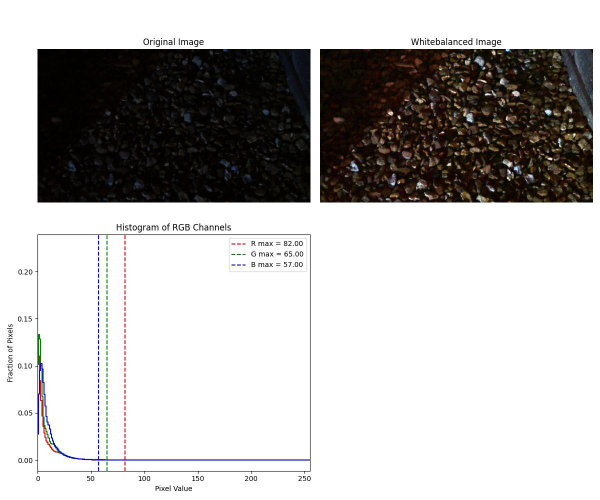
#> input picture results/whiteBalancing/histogram.jpg, 1200 x 1000 px, given in place of 00156_00_0.1s.tif, which was not available (shown at 1/2 size)
$ python whiteBalance.py
#> lines starting #> are read from the running program, lines starting #| are printed output that depends on the picture; pictures that were not available may be replaced by others from this repository, and a replacement may not be noted
import cv2
import numpy as np
from PIL import Image
import matplotlib.pyplot as plt
from skimage import img_as_ubyte

class ImageProcessor:
    def __init__(self, image_path):
        self.image_path = image_path
        self.image = self._load_image()

    def _load_image(self):
        """Load an image from a TIFF file and convert it to a NumPy array."""
        # Open the TIFF file using PIL
        image = Image.open(self.image_path)
#> image is the input picture: PIL image 1200x1000 RGB; mean R, G, B 188.3, 186.6, 185.4

        # Convert the image to a NumPy array
        image = np.array(image)

        # Convert to BGR for OpenCV compatibility
        if image.shape[-1] == 4:  # Handle images with an alpha channel
            image = cv2.cvtColor(image, cv2.COLOR_RGBA2BGR)
        else:
            image = cv2.cvtColor(image, cv2.COLOR_RGB2BGR)
#> image: shape (1000, 1200, 3)
        return image

    def percentile_whitebalance(self, image, percentile_value=95):
        """Perform white balancing using the specified percentile value."""
#> called with percentile_value = 98
        # Normalize using the calculated percentile values
        whitebalanced = img_as_ubyte(
            (image * 1.0 / np.percentile(image, percentile_value, axis=(0, 1)))
            .clip(0, 1)
        )

        # Prepare data for histogram
        histograms = []
        for channel in range(3):
            channel_values = image[:, :, channel]
            value = np.percentile(channel_values, percentile_value)
            histograms.append((np.bincount(channel_values.flatten(), minlength=256) * 1.0 / channel_values.size, value))
#> this loop made 3 passes
#> pass 1, in percentile_whitebalance, `channel_values = image[:, :, channel]`:
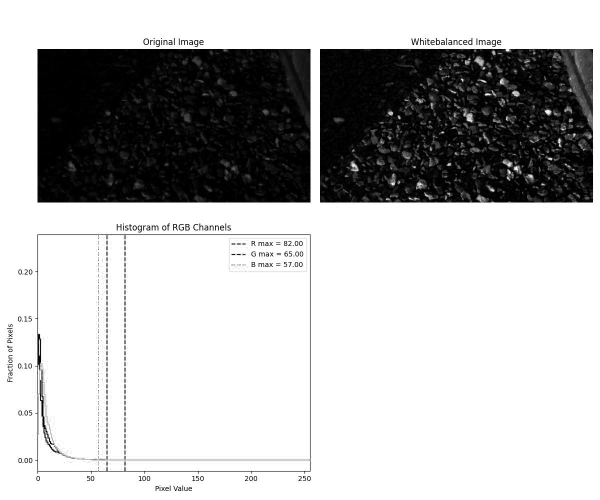
#> channel_values: shape (1000, 1200) (shown at 1/2 size); min 0, max 255, mean 185.4
#> pass 3, in percentile_whitebalance, `channel_values = image[:, :, channel]`:
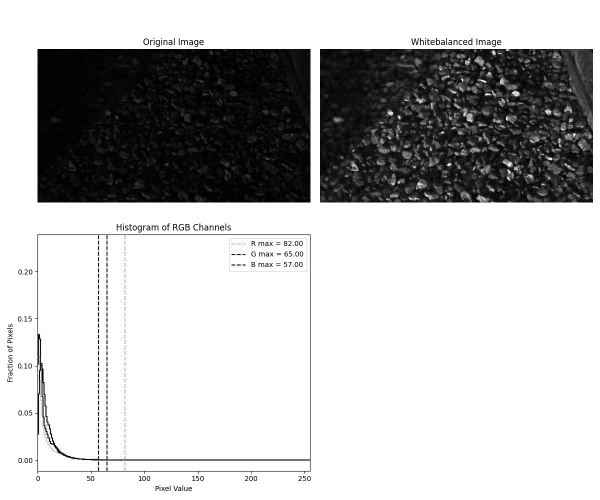
#> channel_values: shape (1000, 1200) (shown at 1/2 size); min 0, max 255, mean 188.3
#> after the loop, histograms = 3 items

        return whitebalanced, histograms

    def process_and_display(self, percentile_value=95, save_path=None, save_path2=None):
        """Apply white balancing, display the images, and optionally save the processed image."""
        # Process the image
        whitebalanced, histograms = self.percentile_whitebalance(self.image, percentile_value)
#> histograms = 3 items

        # Save the processed image if a save path is provided
        if save_path:
            cv2.imwrite(save_path, whitebalanced)
            print(f"Processed image saved to: {save_path}")

        # Create the plot
        fig, axes = plt.subplots(2, 2, figsize=(12, 10))

        # Display the original image
        axes[0, 0].imshow(cv2.cvtColor(self.image, cv2.COLOR_BGR2RGB))
        axes[0, 0].set_title('Original Image')
        axes[0, 0].axis('off')

        # Display the processed image
        axes[0, 1].imshow(cv2.cvtColor(whitebalanced, cv2.COLOR_BGR2RGB))
        axes[0, 1].set_title('Whitebalanced Image')
        axes[0, 1].axis('off')

        # Display the histogram
        colors = ['r', 'g', 'b']
        for channel, color in enumerate(colors):
            values, percentile = histograms[channel]
            axes[1, 0].step(np.arange(256), values, c=color)
            axes[1, 0].axvline(percentile, ls='--', c=color, label=f'{color.upper()} max = {percentile:.2f}')
        axes[1, 0].set_xlim(0, 255)
        axes[1, 0].set_xlabel('Pixel Value')
        axes[1, 0].set_ylabel('Fraction of Pixels')
        axes[1, 0].set_title('Histogram of RGB Channels')
        axes[1, 0].legend()

        # Leave the bottom-right empty
        axes[1, 1].axis('off')

        plt.tight_layout()

        # Save the matplotlib figure if a save path is provided
        if save_path2:
            fig.savefig(save_path2)
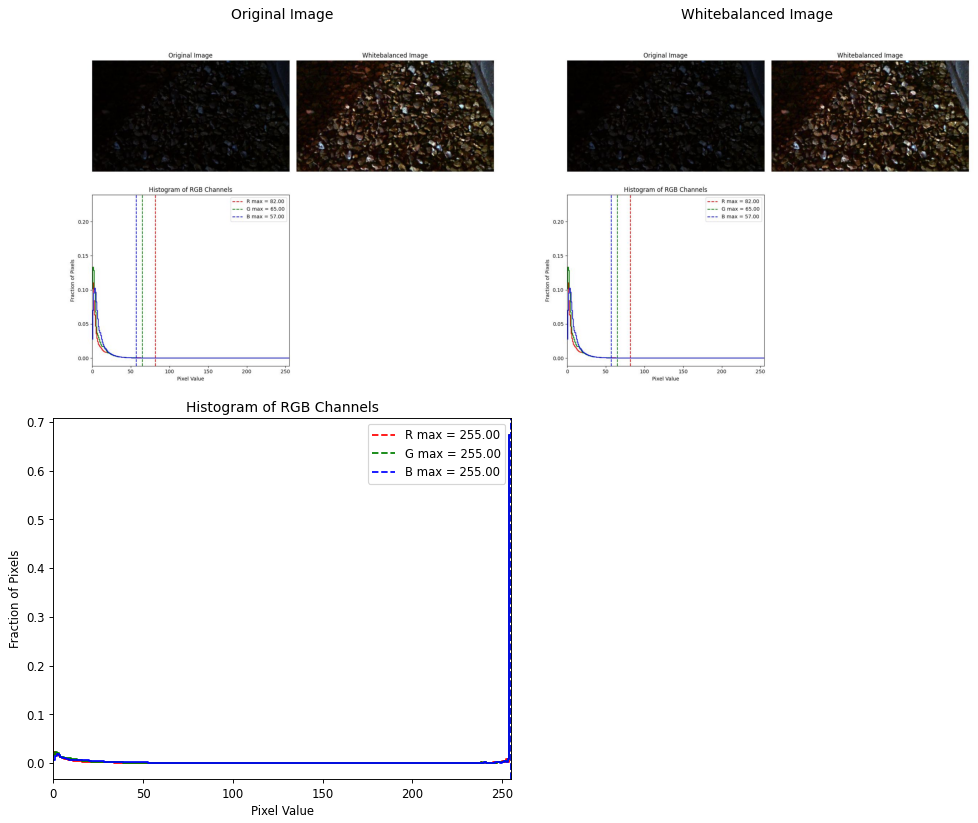
#> figure drawn by matplotlib, 3 panels; panel 3: curve peaks at x = 255, y = 0.674; panel 3: curve peaks at x = 255, y = 0.673
            print(f"Figure saved to: {save_path2}")

        # plt.show()


# Example usage
if __name__ == "__main__":
    image_path = '00156_00_0.1s.tif'  # Your TIFF file path
    save_path = 'whitebalanced_image.tif'  # Specify where to save the processed image
    save_path2 = 'histogram.png'
    processor = ImageProcessor(image_path)
    processor.process_and_display(percentile_value=98, save_path=save_path, save_path2=save_path2)
